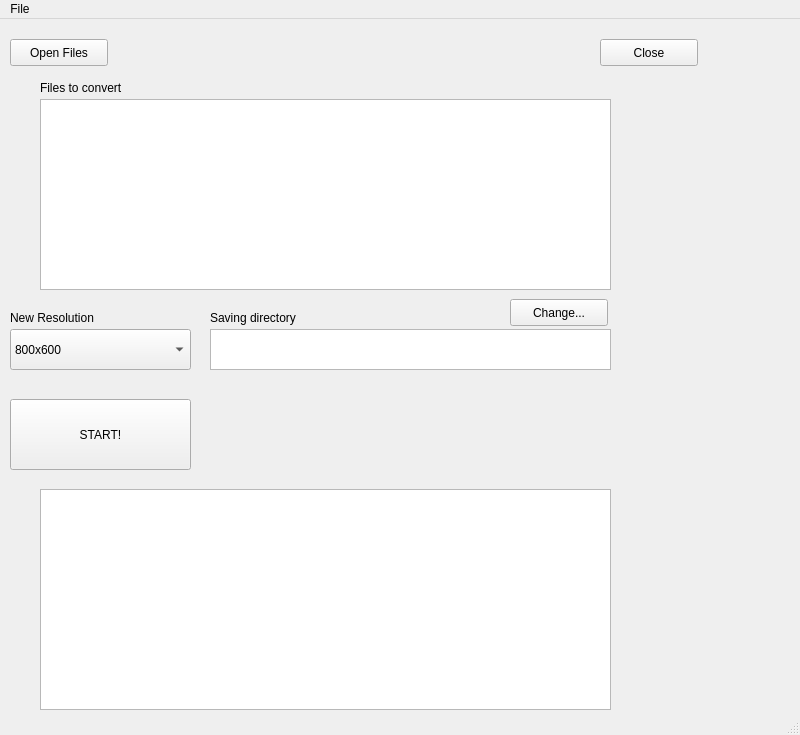
<?xml version="1.0" encoding="UTF-8"?>
<ui version="4.0">
 <class>PictureResize</class>
 <widget class="QMainWindow" name="PictureResize">
  <property name="geometry">
   <rect>
    <x>0</x>
    <y>0</y>
    <width>800</width>
    <height>735</height>
   </rect>
  </property>
  <property name="windowTitle">
   <string>MainWindow</string>
  </property>
  <widget class="QWidget" name="centralwidget">
   <widget class="QPushButton" name="button_open">
    <property name="geometry">
     <rect>
      <x>10</x>
      <y>20</y>
      <width>98</width>
      <height>27</height>
     </rect>
    </property>
    <property name="text">
     <string>Open Files</string>
    </property>
   </widget>
   <widget class="QPushButton" name="Close">
    <property name="geometry">
     <rect>
      <x>600</x>
      <y>20</y>
      <width>98</width>
      <height>27</height>
     </rect>
    </property>
    <property name="text">
     <string>Close</string>
    </property>
   </widget>
   <widget class="QComboBox" name="comboBox">
    <property name="geometry">
     <rect>
      <x>10</x>
      <y>310</y>
      <width>181</width>
      <height>41</height>
     </rect>
    </property>
    <item>
     <property name="text">
      <string>800x600</string>
     </property>
    </item>
    <item>
     <property name="text">
      <string>1500x1000 </string>
     </property>
    </item>
    <item>
     <property name="text">
      <string>3000x2000 </string>
     </property>
    </item>
   </widget>
   <widget class="QTextBrowser" name="ProcessDisplay">
    <property name="geometry">
     <rect>
      <x>40</x>
      <y>470</y>
      <width>571</width>
      <height>221</height>
     </rect>
    </property>
   </widget>
   <widget class="QLabel" name="label">
    <property name="geometry">
     <rect>
      <x>10</x>
      <y>290</y>
      <width>121</width>
      <height>17</height>
     </rect>
    </property>
    <property name="text">
     <string>New Resolution</string>
    </property>
   </widget>
   <widget class="QPushButton" name="StartBtn">
    <property name="geometry">
     <rect>
      <x>10</x>
      <y>380</y>
      <width>181</width>
      <height>71</height>
     </rect>
    </property>
    <property name="text">
     <string>START!</string>
    </property>
   </widget>
   <widget class="QLabel" name="label_2">
    <property name="geometry">
     <rect>
      <x>40</x>
      <y>60</y>
      <width>151</width>
      <height>17</height>
     </rect>
    </property>
    <property name="text">
     <string>Files to convert</string>
    </property>
   </widget>
   <widget class="QTextEdit" name="NewFilesSaveDir">
    <property name="geometry">
     <rect>
      <x>210</x>
      <y>310</y>
      <width>401</width>
      <height>41</height>
     </rect>
    </property>
    <property name="toolTip">
     <string>enter directory or press change, default current dir</string>
    </property>
    <property name="whatsThis">
     <string>test</string>
    </property>
   </widget>
   <widget class="QLabel" name="label_3">
    <property name="geometry">
     <rect>
      <x>210</x>
      <y>290</y>
      <width>121</width>
      <height>17</height>
     </rect>
    </property>
    <property name="text">
     <string>Saving directory</string>
    </property>
   </widget>
   <widget class="QPushButton" name="ChangeSaveDir">
    <property name="geometry">
     <rect>
      <x>510</x>
      <y>280</y>
      <width>98</width>
      <height>27</height>
     </rect>
    </property>
    <property name="text">
     <string>Change...</string>
    </property>
   </widget>
   <widget class="QTextBrowser" name="FileList">
    <property name="geometry">
     <rect>
      <x>40</x>
      <y>80</y>
      <width>571</width>
      <height>191</height>
     </rect>
    </property>
   </widget>
  </widget>
  <widget class="QMenuBar" name="menubar">
   <property name="geometry">
    <rect>
     <x>0</x>
     <y>0</y>
     <width>800</width>
     <height>25</height>
    </rect>
   </property>
   <widget class="QMenu" name="menuFile">
    <property name="title">
     <string>File</string>
    </property>
    <addaction name="actionQuit"/>
   </widget>
   <addaction name="menuFile"/>
  </widget>
  <widget class="QStatusBar" name="statusbar"/>
  <action name="actionQuit">
   <property name="text">
    <string>Quit</string>
   </property>
  </action>
 </widget>
 <resources/>
 <connections>
  <connection>
   <sender>Close</sender>
   <signal>clicked()</signal>
   <receiver>PictureResize</receiver>
   <slot>close()</slot>
   <hints>
    <hint type="sourcelabel">
     <x>600</x>
     <y>71</y>
    </hint>
    <hint type="destinationlabel">
     <x>440</x>
     <y>0</y>
    </hint>
   </hints>
  </connection>
  <connection>
   <sender>comboBox</sender>
   <signal>textChanged(QString)</signal>
   <receiver>ProcessDisplay</receiver>
   <slot>insertPlainText(QString)</slot>
   <hints>
    <hint type="sourcelabel">
     <x>140</x>
     <y>342</y>
    </hint>
    <hint type="destinationlabel">
     <x>57</x>
     <y>497</y>
    </hint>
   </hints>
  </connection>
 </connections>
</ui>
